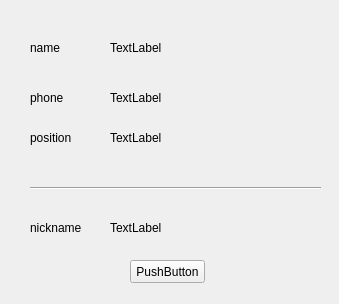
<?xml version="1.0" encoding="UTF-8"?>
<ui version="4.0">
 <class>userInfoWnd</class>
 <widget class="QWidget" name="userInfoWnd">
  <property name="geometry">
   <rect>
    <x>0</x>
    <y>0</y>
    <width>339</width>
    <height>304</height>
   </rect>
  </property>
  <property name="windowTitle">
   <string>win_avd_eim</string>
  </property>
  <widget class="QLabel" name="label">
   <property name="geometry">
    <rect>
     <x>30</x>
     <y>40</y>
     <width>54</width>
     <height>16</height>
    </rect>
   </property>
   <property name="text">
    <string>name</string>
   </property>
  </widget>
  <widget class="QLabel" name="label_2">
   <property name="geometry">
    <rect>
     <x>30</x>
     <y>90</y>
     <width>54</width>
     <height>16</height>
    </rect>
   </property>
   <property name="text">
    <string>phone</string>
   </property>
  </widget>
  <widget class="QLabel" name="label_3">
   <property name="geometry">
    <rect>
     <x>30</x>
     <y>130</y>
     <width>54</width>
     <height>16</height>
    </rect>
   </property>
   <property name="text">
    <string>position</string>
   </property>
  </widget>
  <widget class="QPushButton" name="btn_sendMsg">
   <property name="geometry">
    <rect>
     <x>130</x>
     <y>260</y>
     <width>75</width>
     <height>23</height>
    </rect>
   </property>
   <property name="text">
    <string>PushButton</string>
   </property>
  </widget>
  <widget class="QLabel" name="label_4">
   <property name="geometry">
    <rect>
     <x>110</x>
     <y>40</y>
     <width>54</width>
     <height>16</height>
    </rect>
   </property>
   <property name="text">
    <string>TextLabel</string>
   </property>
  </widget>
  <widget class="QLabel" name="label_5">
   <property name="geometry">
    <rect>
     <x>110</x>
     <y>90</y>
     <width>54</width>
     <height>16</height>
    </rect>
   </property>
   <property name="text">
    <string>TextLabel</string>
   </property>
  </widget>
  <widget class="QLabel" name="label_6">
   <property name="geometry">
    <rect>
     <x>110</x>
     <y>130</y>
     <width>54</width>
     <height>16</height>
    </rect>
   </property>
   <property name="text">
    <string>TextLabel</string>
   </property>
  </widget>
  <widget class="Line" name="line">
   <property name="geometry">
    <rect>
     <x>30</x>
     <y>180</y>
     <width>291</width>
     <height>16</height>
    </rect>
   </property>
   <property name="orientation">
    <enum>Qt::Horizontal</enum>
   </property>
  </widget>
  <widget class="QLabel" name="label_7">
   <property name="geometry">
    <rect>
     <x>30</x>
     <y>220</y>
     <width>54</width>
     <height>16</height>
    </rect>
   </property>
   <property name="text">
    <string>nickname</string>
   </property>
  </widget>
  <widget class="QLabel" name="label_8">
   <property name="geometry">
    <rect>
     <x>110</x>
     <y>220</y>
     <width>54</width>
     <height>16</height>
    </rect>
   </property>
   <property name="text">
    <string>TextLabel</string>
   </property>
  </widget>
 </widget>
 <layoutdefault spacing="6" margin="11"/>
 <resources>
  <include location="../win_avd_eim.qrc"/>
 </resources>
 <connections/>
</ui>
